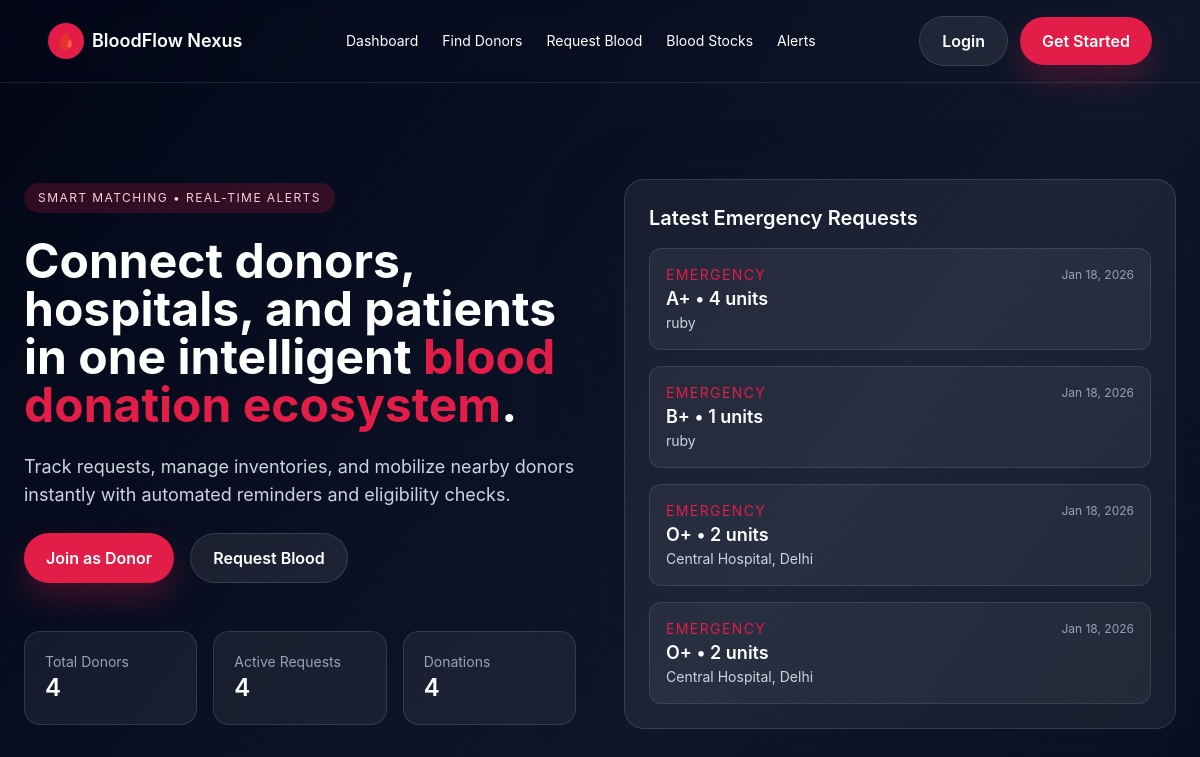
The page / on the database its author committed.
### requests_app/models.py (models this page shows, shortened)
class BloodRequest(models.Model):
	class Urgency(models.TextChoices):
		NORMAL = 'normal', 'Normal'
		EMERGENCY = 'emergency', 'Emergency'
	class Status(models.TextChoices):
		PENDING = 'pending', 'Pending'
		APPROVED = 'approved', 'Approved'
		COMPLETED = 'completed', 'Completed'
		REJECTED = 'rejected', 'Rejected'
	BLOOD_GROUPS = [
		('A+', 'A+'), ('A-', 'A-'),
		('B+', 'B+'), ('B-', 'B-'),
		('AB+', 'AB+'), ('AB-', 'AB-'),
		('O+', 'O+'), ('O-', 'O-'),
	]
	requester = models.ForeignKey(settings.AUTH_USER_MODEL, on_delete=models.CASCADE, related_name='requests')
	hospital = models.ForeignKey(HospitalProfile, on_delete=models.SET_NULL, null=True, blank=True)
	blood_group = models.CharField(max_length=3, choices=BLOOD_GROUPS)
	quantity_units = models.PositiveIntegerField()
	urgency = models.CharField(max_length=20, choices=Urgency.choices, default=Urgency.NORMAL)
	status = models.CharField(max_length=20, choices=Status.choices, default=Status.PENDING)
	hospital_location = models.CharField(max_length=255)
	assigned_donor = models.CharField(max_length=255, blank=True)
	created_at = models.DateTimeField(auto_now_add=True)

### dashboard/views.py (the view)
# urls.py: 2. Add a URL to urlpatterns:  path('', views.home, name='home')
def home(request):
	stats = {
		'donors': DonorProfile.objects.count(),
		'requests': BloodRequest.objects.count(),
		'donations': Donation.objects.count(),
	}
	latest_requests = BloodRequest.objects.order_by('-created_at')[:5]
	return render(request, 'dashboard/home.html', {'stats': stats, 'latest_requests': latest_requests})

### templates/dashboard/home.html (shortened to what this page needs)
{% extends 'base.html' %}
{% block content %}
<section class="hero px-6 py-16 md:py-24">
  <div class="max-w-6xl mx-auto grid md:grid-cols-2 gap-12 items-center">
    <div class="space-y-6">
      <span class="badge">Smart Matching • Real-time Alerts</span>
      <h1 class="text-4xl md:text-5xl font-bold leading-tight">
        Connect donors, hospitals, and patients in one intelligent
        <span class="text-primary">blood donation ecosystem</span>.
      </h1>
      <p class="text-slate-300 text-lg">
        Track requests, manage inventories, and mobilize nearby donors instantly
        with automated reminders and eligibility checks.
      </p>
      <div class="flex flex-wrap gap-4">
        <a href="{% url 'accounts:register' %}" class="btn-primary"
          >Join as Donor</a
        >
        <a href="{% url 'requests_app:create' %}" class="btn-secondary"
          >Request Blood</a
        >
      </div>
      <div class="grid grid-cols-3 gap-4 pt-6">
        <div class="stat-card">
          <p class="text-sm text-slate-400">Total Donors</p>
          <p class="text-2xl font-semibold">{{ stats.donors }}</p>
        </div>
        <div class="stat-card">
          <p class="text-sm text-slate-400">Active Requests</p>
          <p class="text-2xl font-semibold">{{ stats.requests }}</p>
        </div>
        <div class="stat-card">
          <p class="text-sm text-slate-400">Donations</p>
          <p class="text-2xl font-semibold">{{ stats.donations }}</p>
        </div>
      </div>
    </div>
    <div class="glass-card p-6">
      <h3 class="text-xl font-semibold mb-4">Latest Emergency Requests</h3>
      <div class="space-y-4">
        {% for item in latest_requests %}
        <div class="rounded-xl border border-white/10 p-4 bg-white/5">
          <div class="flex justify-between items-center">
            <span class="text-sm uppercase tracking-widest text-primary"
              >{{ item.urgency }}</span
            >
            <span class="text-xs text-slate-400"
              >{{ item.created_at|date:'M d, Y' }}</span
            >
          </div>
          <p class="text-lg font-semibold">
            {{ item.blood_group }} • {{ item.quantity_units }} units
          </p>
          <p class="text-sm text-slate-300">{{ item.hospital_location }}</p>
        </div>
        {% empty %}
        <p class="text-slate-400">
          No requests yet. Be the first to create one.
        </p>
        {% endfor %}
      </div>
    </div>
  </div>
</section>
  {% endblock %}

### static/css/style.css (style rules this page uses)
:root { --glass: rgba(255, 255, 255, 0.06); --stroke: rgba(255, 255, 255, 0.12); }
body { font-family: "Inter", system-ui, -apple-system, sans-serif; }
.glass-card { background: var(--glass); border: 1px solid var(--stroke); border-radius: 20px; box-shadow: 0 30px 80px rgba(15, 23, 42, 0.45); }
.feature-card, .stat-card { background: var(--glass); border: 1px solid var(--stroke); border-radius: 16px; padding: 20px; transition: transform 0.3s ease, border-color 0.3s ease, box-shadow 0.3s ease; }
.badge { display: inline-flex; padding: 6px 14px; border-radius: 999px; background: rgba(225, 29, 72, 0.2); color: #fecdd3; font-size: 12px; letter-spacing: 0.12em; text-transform: uppercase; }
.btn-primary, .btn-secondary { display: inline-flex; align-items: center; justify-content: center; padding: 12px 22px; border-radius: 999px; font-weight: 600; transition: all 0.3s ease; }
.btn-primary { background: #e11d48; color: #fff; box-shadow: 0 15px 30px rgba(225, 29, 72, 0.25); }
.btn-secondary { background: rgba(255, 255, 255, 0.08); color: #fff; border: 1px solid rgba(255, 255, 255, 0.12); }

### rows shown on the page
BloodRequest: urgency "EMERGENCY", created_at "Jan 18, 2026", blood_group "A+", quantity_units "4", hospital_location "ruby"
BloodRequest: urgency "EMERGENCY", created_at "Jan 18, 2026", blood_group "B+", quantity_units "1", hospital_location "ruby"
BloodRequest: urgency "EMERGENCY", created_at "Jan 18, 2026", blood_group "O+", quantity_units "2", hospital_location "Central Hospital, Delhi"
BloodRequest: urgency "EMERGENCY", created_at "Jan 18, 2026", blood_group "O+", quantity_units "2", hospital_location "Central Hospital, Delhi"

### other values the page prints
{{ stats.donors }} "4"
{{ stats.requests }} "4"
{{ stats.donations }} "4"
